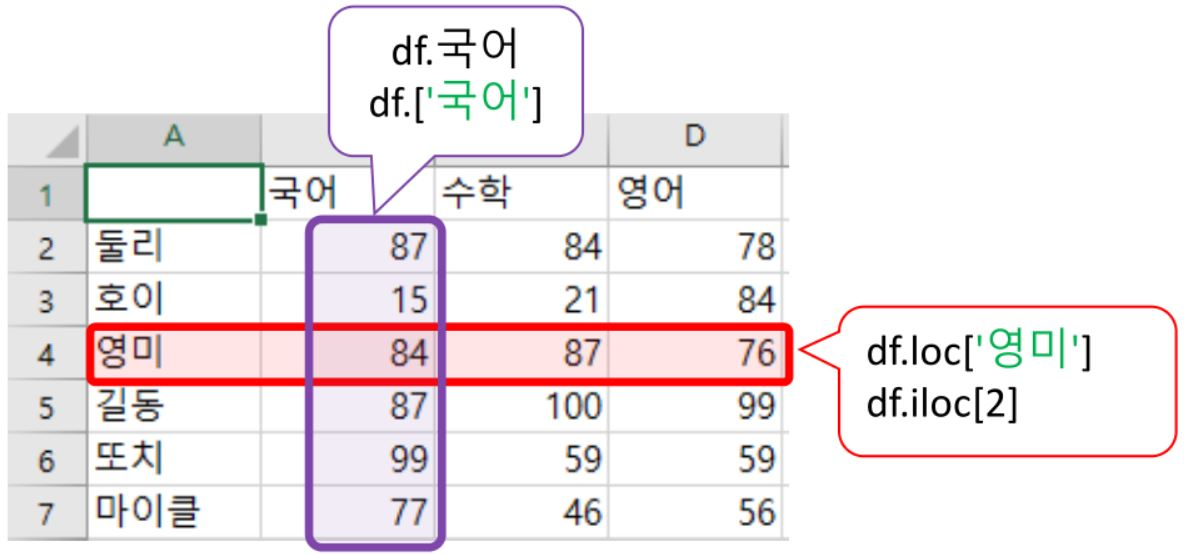
#> input picture LectureFiles/images/Py003_Pandas_003.JPG, 1185 x 555 px, given in place of lenna.png, which was not available
$ jupyter execute --allow-errors CV003_Gamma_Correction.ipynb   (shell and % lines are left out)   (older library calls are emulated)   (text cells are left out)
#> lines starting #> are read from the running program, lines starting #| are printed output that depends on the picture
[cell 1]
import cv2
import numpy as np
from google.colab.patches import cv2_imshow

[cell 2]
# Google Drive Mount
from google.colab import drive
#> (the rest of this cell did not finish here and is left out)

[cell 3]
g = float(input("감마 값 : "))
#> the answer given: 3

[cell 4]
img = cv2.imread("./lenna.png")
#> img is the input picture: shape (555, 1185, 3); mean B, G, R 235.5, 233.9, 240.7
out = img.copy()
out = img.astype(np.float)
out = ((out / 255) ** (1 / g)) * 255
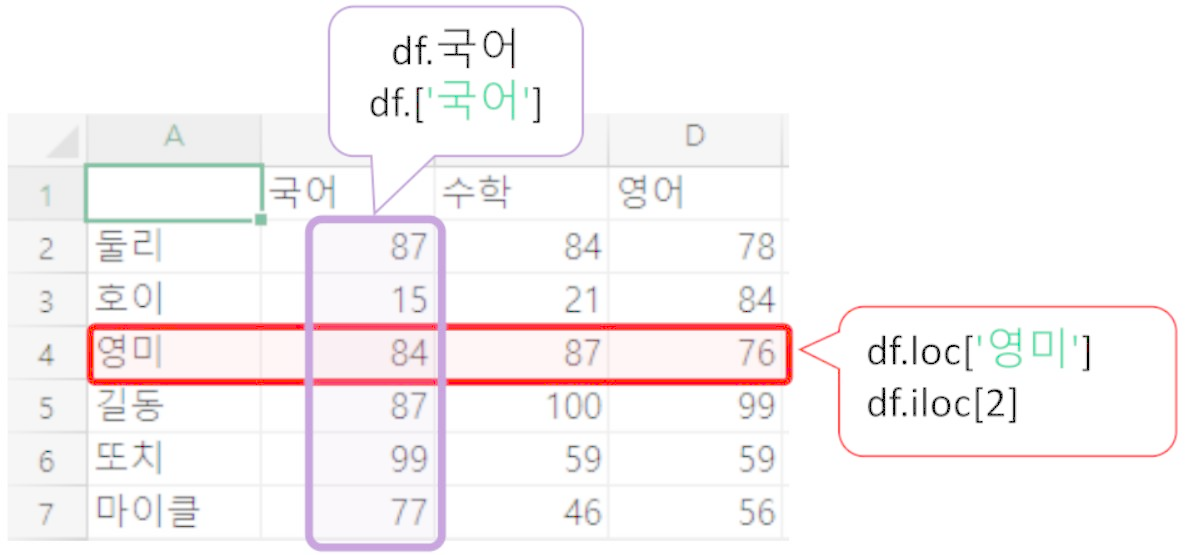
#> out: shape (555, 1185, 3) float64; mean B, G, R 245.5, 244.6, 248.9
out = out.astype(np.uint8)


$ run again, on LectureFiles/images/Py003_Pandas_004.JPG
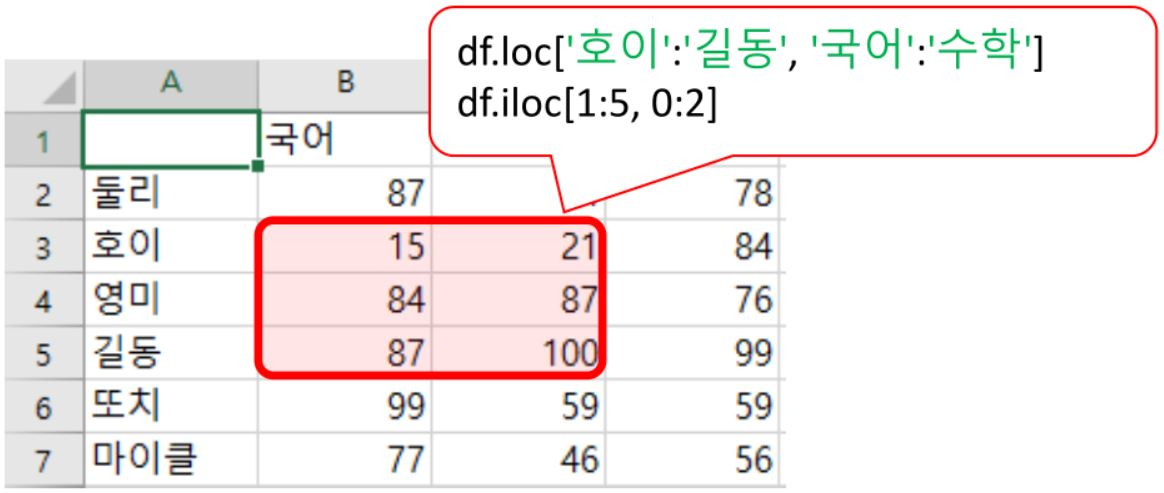
#> input picture LectureFiles/images/Py003_Pandas_004.JPG, 1164 x 493 px, given in place of lenna.png, which was not available
#> img is the input picture: shape (493, 1164, 3); mean B, G, R 235.5, 236.2, 242.2
#> `out = ((out / 255) ** (1 / g)) * 255`:
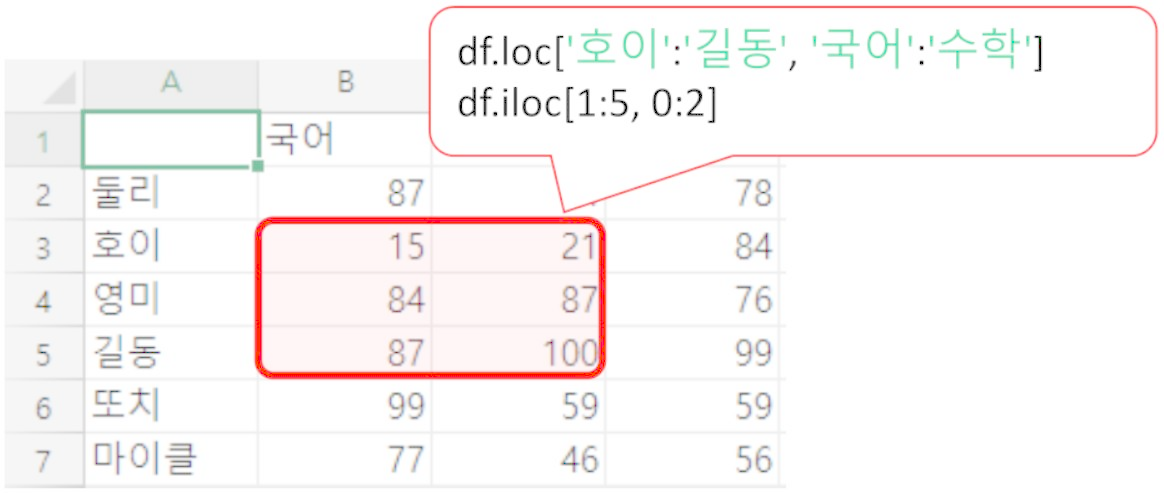
#> out: shape (493, 1164, 3) float64; mean B, G, R 245.6, 245.9, 249.5

$ run again, on LectureFiles/images/Py003_Pandas_005.JPG
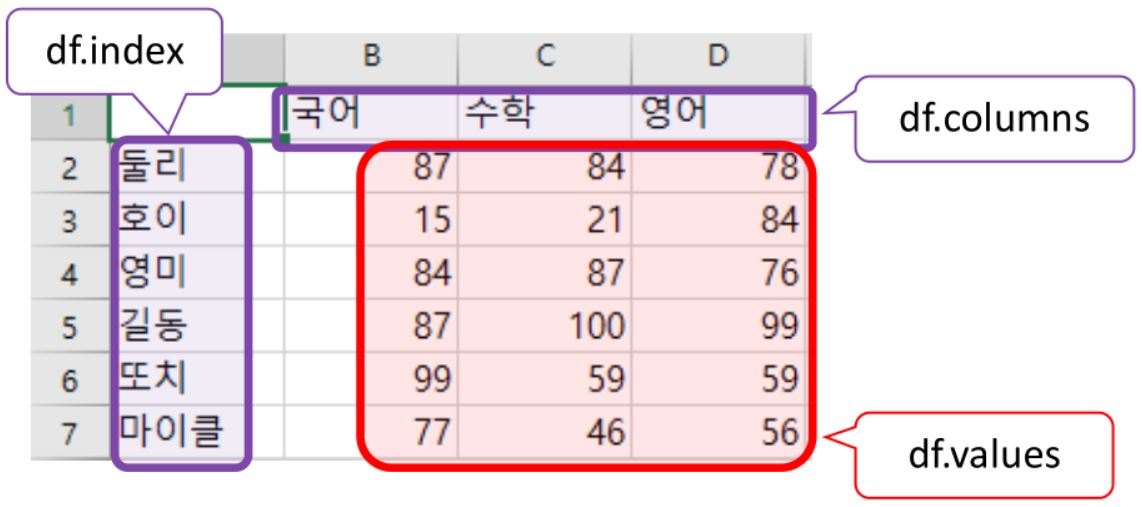
#> input picture LectureFiles/images/Py003_Pandas_005.JPG, 1142 x 507 px, given in place of lenna.png, which was not available
#> img is the input picture: shape (507, 1142, 3); mean B, G, R 228.2, 223.8, 238.2
#> `out = ((out / 255) ** (1 / g)) * 255`:
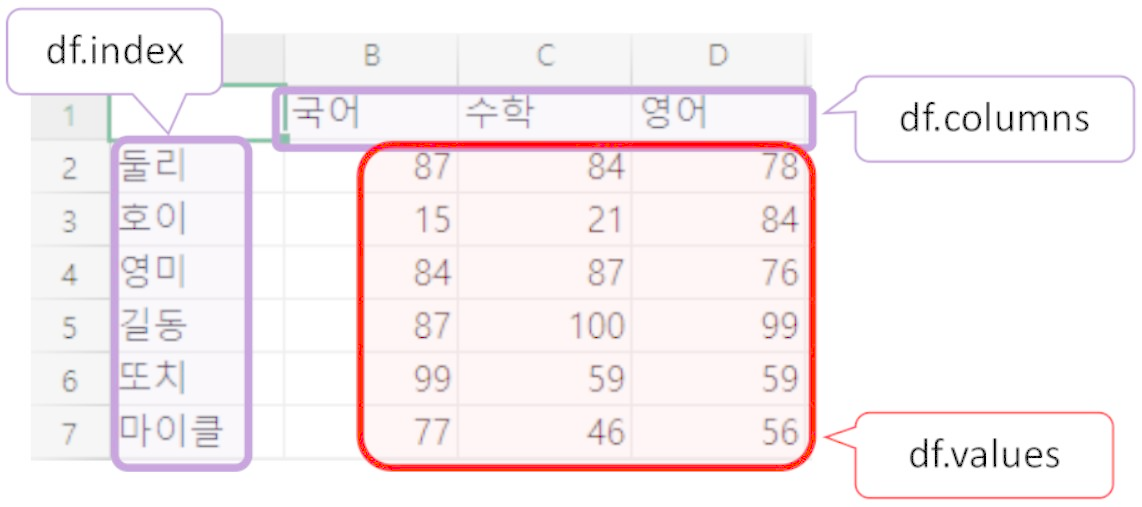
#> out: shape (507, 1142, 3) float64; mean B, G, R 242.3, 240.2, 248
